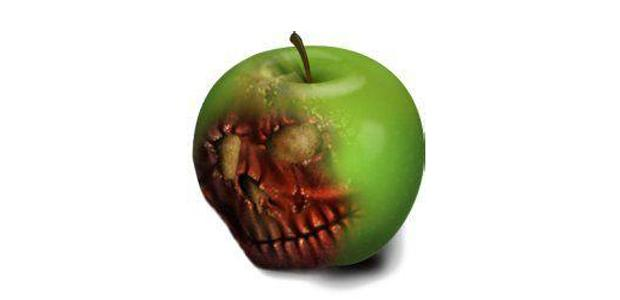
//> input picture opencv_code/0.jpg, 620 x 300 px
$ ./shadow 0.jpg   (built with g++ and OpenCV 4)
//> lines starting //> are read from the running program, lines starting //| are printed output that depends on the picture; after the words box and inside, x2 and y2 are one past the last pixel; in counts of white or black regions, pixels touching at a corner belong together
#include "cv.h"
#include "cxcore.h"
#include "highgui.h"
#include "math.h"
#include<opencv2/opencv.hpp>
#include "highgui.h"
#include "cvaux.h"
#include "cxcore.h"

using namespace cv;
using namespace std;

Mat sobel(Mat gray);
Mat canny(Mat src);

// [24 lines left out: function get_grey, not called in this run]
IplImage * resize(const IplImage * src, float t)
{
    IplImage *dst = 0;
    float scale = t;
    CvSize dst_cvsize;
    dst_cvsize.width = src->width * scale;
    dst_cvsize.height = src->height * scale;
    dst = cvCreateImage( dst_cvsize, src->depth, src->nChannels);
    cvResize(src, dst, CV_INTER_LINEAR);
    return dst;
}
IplImage* color_country(IplImage* src)
{
	IplImage* img=0;
	int height,width,step,channels;
	char* data;
	int i,j,k;

	img=src;
	if(!img)
	{
	  printf("Could not load image file:%s\n");
	  exit(0);
	}
	height=img->height;
	width=img->width;
	step=img->widthStep;
	channels=img->nChannels;
	data=(char*)img->imageData;
	for(i=0;i<height;i++)
		 for(j=0;j<width;j++)
			 for(k=0;k<channels;k++)
				data[i*step+j*channels+k]=255-data[i*step+j*channels+k];

	return img;
}


int main(int argc, char** argv)
{
	//Load source image

	const char* tmp=argv[1];
	IplImage* src_final= cvLoadImage(tmp);
//> src_final is the input picture: 300 rows x 620 cols, CV_8UC3; mean B, G, R 203.6, 217.2, 217.9
	IplImage* temp=NULL;
	src_final=resize(src_final,0.32);
	Mat src1 = imread(tmp);

	IplImage imgIpl3 = (IplImage)(src1);
	temp=&imgIpl3;
	temp=resize(temp,0.32);
	//resize(src,src, cv::Size(150, 150), (0, 0), (0, 0), 3);
	//IplImage* src_final= NULL;

	cv::Mat src;
	src =cv::cvarrToMat(temp);//opencv3.0 以上函数版本变化


	//imshow("src", src);
	IplImage* pImg = NULL;
	IplImage* pContourImg = NULL;
	CvMemStorage * storage = cvCreateMemStorage(1024);
	CvSeq * contour = 0;


	//1. Remove Shadows
	//Convert to HSV
	Mat hsvImg;
	cvtColor(src, hsvImg, CV_BGR2HSV);
//> hsvImg: 96 rows x 198 cols, CV_8UC3; mean H, S, V 10, 40.2, 221.6
	Mat channel[3];
	split(hsvImg, channel);
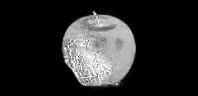
//> channel[1]: 96 rows x 198 cols, CV_8UC1; min 0, max 255, mean 40.2
	channel[2] = Mat(hsvImg.rows, hsvImg.cols, CV_8UC1, 200);//Set V 200
//> channel[2]: 96 rows x 198 cols, CV_8UC1; every value is 200
	//Merge channels
	merge(channel, 3, hsvImg);
//> hsvImg: 96 rows x 198 cols, CV_8UC3; mean H, S, V 10, 40.2, 200
	Mat rgbImg;
	cvtColor(hsvImg, rgbImg, CV_HSV2BGR);
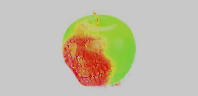
//> rgbImg: 96 rows x 198 cols, CV_8UC3; mean B, G, R 168.5, 189, 194.7
	//imshow("1. \"Remove Shadows\"", rgbImg);

	//2. Convert to gray and normalize
	Mat gray(rgbImg.rows, src.cols, CV_8UC1);
	cvtColor(rgbImg, gray, CV_BGR2GRAY);
	normalize(gray, gray, 0, 255, NORM_MINMAX, CV_8UC1);
	//imshow("2. Grayscale", gray);

	//Mat tmp_Mat=cvarrToMat(gray);
	Mat element = getStructuringElement(cv::MORPH_ELLIPSE , Size(7, 7));
	morphologyEx(gray, gray,cv::MORPH_ELLIPSE , element);
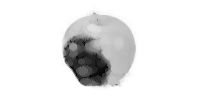
//> gray: 96 rows x 198 cols, CV_8UC1; min 0, max 255, mean 230.4

	GaussianBlur( gray, gray, Size( 3, 3 ), 0, 0 );//高斯模糊
//> gray: 96 rows x 198 cols, CV_8UC1; 19.75% of pixels changed, all inside (x1, y1, x2, y2) = (59, 5, 139, 91)
	//*pImg = IplImage(tmp_Mat);

	//imshow("GaussianBlur", gray);

	IplImage img = gray;


	cvSmooth(&img, &img,  CV_GAUSSIAN  , 3, 0, 0, 0);
//> img: 96 rows x 198 cols, CV_8UC1; min 10, max 255, mean 230.4

	//cvShowImage( "grey", &img );

	//高斯滤波CV_GAUSSIAN
	cvSmooth(&img, &img,  CV_GAUSSIAN  , 3, 0, 0, 0);
//> img: 96 rows x 198 cols, CV_8UC1; min 11, max 255, mean 230.5

	cvThreshold( &img, &img ,100, 255, CV_THRESH_BINARY ); //取阀值把图像转为二值图255
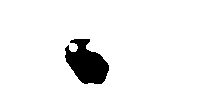
//> img: 96 rows x 198 cols, CV_8UC1; 93.4% white; 1 black region, box (x1, y1, x2, y2) and area: (65, 39, 109, 84) 1254
	//cvAdaptiveThreshold( &img, &img ,CV_THRESH_BINARY, CV_ADAPTIVE_THRESH_MEAN_C, CV_THRESH_BINARY );//自适应
	pImg=color_country(&img);
	//canny边缘检测
	cvSmooth(&img, &img,   CV_GAUSSIAN  , 3, 0, 0, 0);
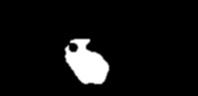
//> img: 96 rows x 198 cols, CV_8UC1; min 0, max 255, mean 16.8
	//cvShowImage( "result", pImg );

	IplImage* pCannyImg = NULL;
	pCannyImg = cvCreateImage(cvGetSize(pImg),
					  IPL_DEPTH_8U,
					  1);
	cvCanny(pImg, pCannyImg, 50, 150, 3);
//> pCannyImg: 96 rows x 198 cols, CV_8UC1; 0.97% white in thin lines or dots, all inside (x1, y1, x2, y2) = (65, 38, 109, 84)
	//cvShowImage( "canny", pCannyImg );
    pContourImg = cvCreateImage(cvGetSize(pImg),
					  IPL_DEPTH_8U,
					  3);
 	cvFindContours( pCannyImg, storage, &contour, sizeof(CvContour),CV_RETR_LIST, CV_CHAIN_APPROX_SIMPLE);
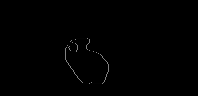
//> pCannyImg: 96 rows x 198 cols, CV_8UC1; min 0, max 130, mean 0.7
//> contour = 2 contours; box (x1, y1, x2, y2) and area: (65, 38, 109, 84) 1268, (65, 38, 109, 84) 1236

	//外轮廓
	cvDrawContours(pContourImg, contour, CV_RGB(0,0,255), CV_RGB(255, 0, 0),  2, 2, 8);
	//内轮廓
	//cvDrawContours(pContourImg, contour, CV_RGB(0,0,255), CV_RGB(255, 0, 0), -1, 2, 8);

	cvAddWeighted( pContourImg,0.5, src_final,0.5, 0.0,src_final);
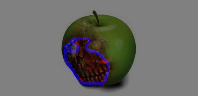
//> src_final: 96 rows x 198 cols, CV_8UC3; mean B, G, R 106, 108.9, 109.5
	//去除椒盐噪声

	Mat medianimage;
	cv::Mat src2;
	src2 =cv::cvarrToMat(src_final);
	medianBlur(src2,medianimage,5);
	imshow("contour", medianimage);


	waitKey(0);
}

// [44 lines left out: functions sobel, canny, salt, not called in this run]

$ run again, on opencv_code/3.jpg
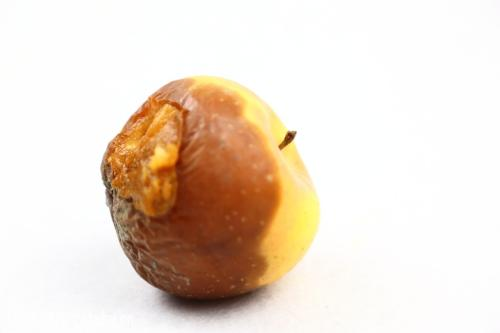
//> input picture opencv_code/3.jpg, 500 x 333 px
//> src_final is the input picture: 333 rows x 500 cols, CV_8UC3; mean B, G, R 207.9, 221, 235.1
//> `cvFindContours( pCannyImg, storage, &contour, sizeof(CvContour),CV_RET..`:
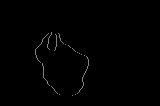
//> pCannyImg: 106 rows x 160 cols, CV_8UC1; min 0, max 130, mean 1.2
//> contour = 2 contours; box (x1, y1, x2, y2) and area: (35, 32, 89, 96) 2027, (35, 32, 89, 96) 1982
//> `cvAddWeighted( pContourImg,0.5, src_final,0.5, 0.0,src_final);`:
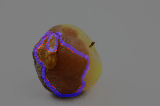
//> src_final: 106 rows x 160 cols, CV_8UC3; mean B, G, R 109.6, 110.5, 117.8
